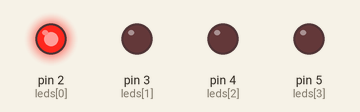
Simulated run of this sketch. Board: Arduino Uno, built with avr-gcc and run on an emulated ATmega328P. Parts: output pins drawn as LEDs (lit = HIGH).

Above: at 0.15 s.
At 1.05 s:
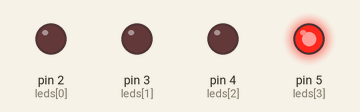
At 1.35 s:
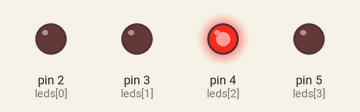
At 3.45 s:
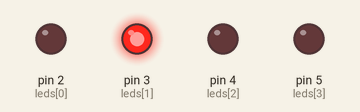
Timing chart, 0 to 4.1 s (numbered marks = the images above):
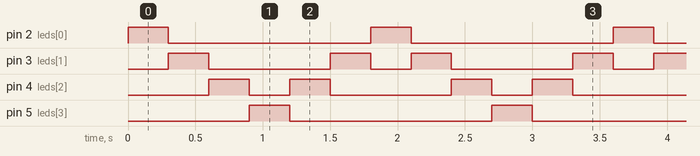

Measured:
- by itself, pin 2 (leds[0]), pin 5 (leds[3]): alternates HIGH for 0.30 s and LOW for 1.5 s
- by itself, pin 3 (leds[1]): repeats every 1.8 s: LOW 0.90 s, HIGH 0.30 s, LOW 0.30 s, HIGH 0.30 s
- by itself, pin 4 (leds[2]): repeats every 1.8 s: LOW 0.30 s, HIGH 0.30 s, LOW 0.90 s, HIGH 0.30 s

The sketch:

sketch.ino
```cpp
int leds[] = {2, 3, 4, 5};
int numLeds = 4;
int tempo = 300;

void setup() {
  for (int i = 0; i < numLeds; i++) {
    pinMode(leds[i], OUTPUT);
  }
}

void loop() {
  for (int i = 0; i < numLeds; i++) {
    digitalWrite(leds[i], HIGH);
    delay(tempo);
    digitalWrite(leds[i], LOW);
  }
  for (int i = numLeds - 2; i > 0; i--) {
    digitalWrite(leds[i], HIGH);
    delay(tempo);
    digitalWrite(leds[i], LOW);
  }
}
```
